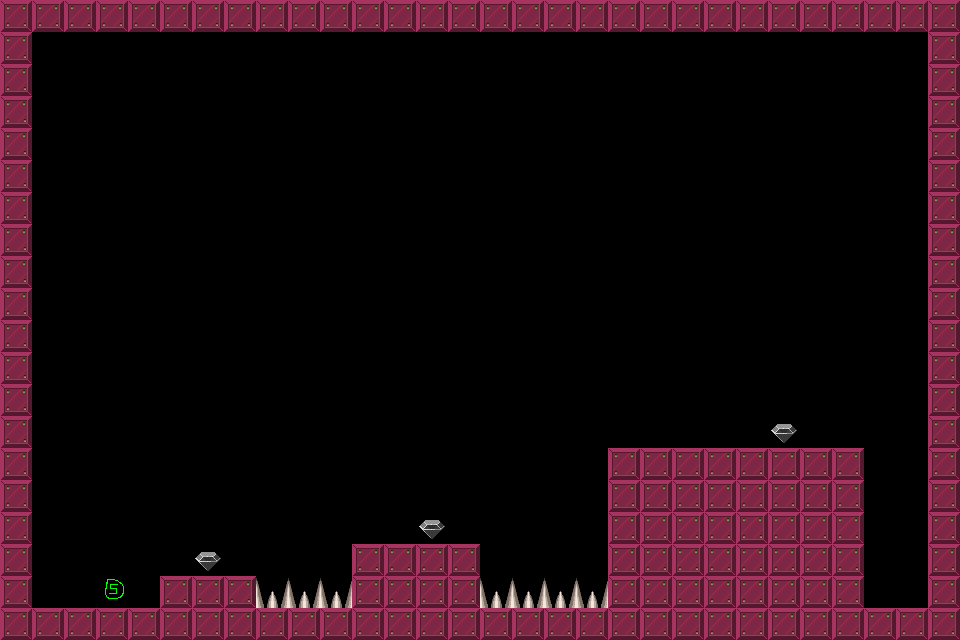

A 2D game scene composited from a Tiled map and its tileset images. What follows is a short description and the map's XML, with each tile layer's data collapsed to a summary:
An orthogonal 30x20 tile map with 32x32 px tiles, 1 tile layer (Tile Layer 1), 3 tilesets.

<map version="1.0" orientation="orthogonal" width="30" height="20" tilewidth="32" tileheight="32">
 <tileset firstgid="1" name="brick-1" tilewidth="32" tileheight="32">
  <image source="brick-1.png" width="128" height="128" />
  <tile id="0">
   <properties>
    <property name="components" value="Platform" />
   </properties>
  </tile>
  <tile id="1">
   <properties>
    <property name="components" value="PlayerStart" />
   </properties>
  </tile>
  <tile id="2">
   <properties>
    <property name="components" value="Spikes, Deadly" />
   </properties>
  </tile>
  <tile id="3">
   <properties>
    <property name="components" value="Gem" />
   </properties>
  </tile>
 </tileset>
 <tileset firstgid="17" name="Spike" tilewidth="32" tileheight="32">
  <image source="Spike.png" width="64" height="64" />
  <tile id="0">
   <properties>
    <property name="components" value="spike, Deadly" />
   </properties>
  </tile>
 </tileset>
 <tileset firstgid="21" name="blanks" tilewidth="32" tileheight="32">
  <image source="blank.png" width="64" height="64" />
  <tile id="0">
   <properties>
    <property name="components" value="Start" />
   </properties>
  </tile>
 </tileset>
 <layer name="Tile Layer 1" width="30" height="20">
  <data>[600 cells, 158 non-empty, 4 distinct tile ids]</data>
 </layer>
</map>
